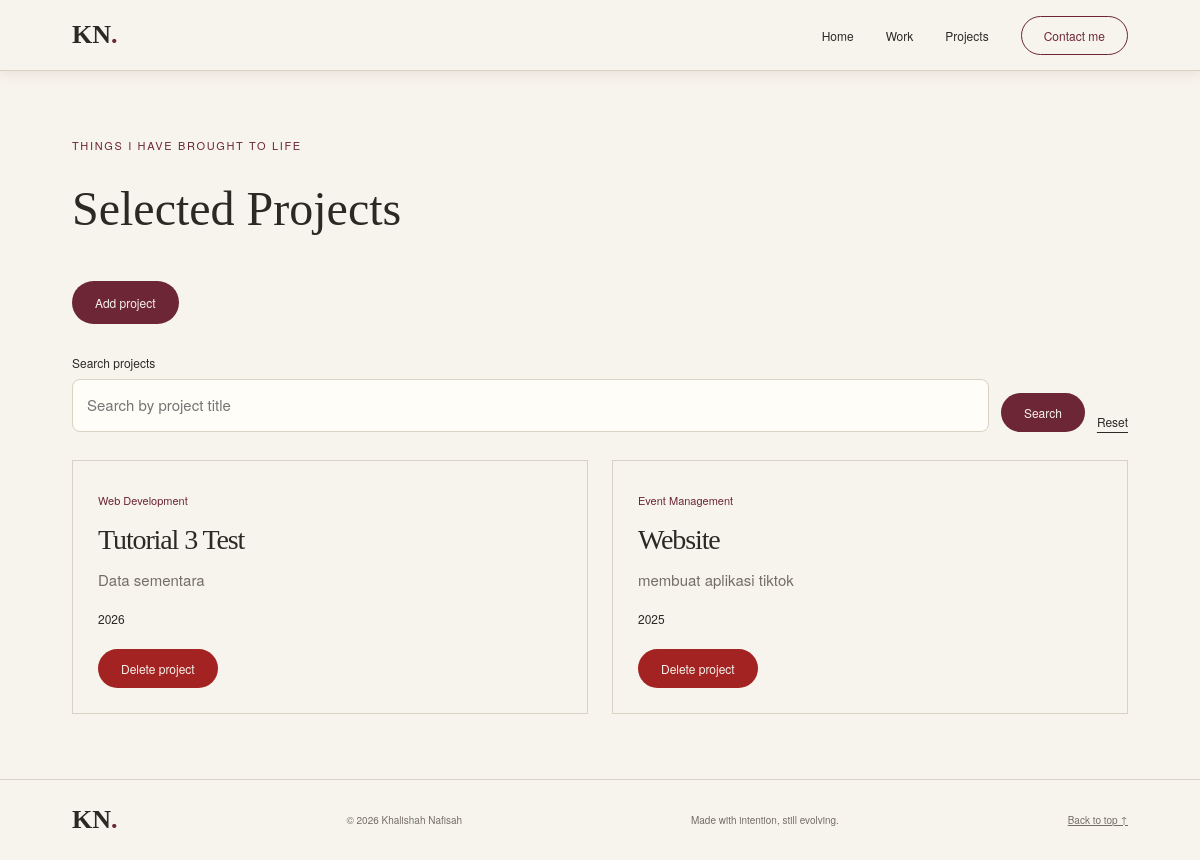
The page /projects/ on the database as committed earlier.
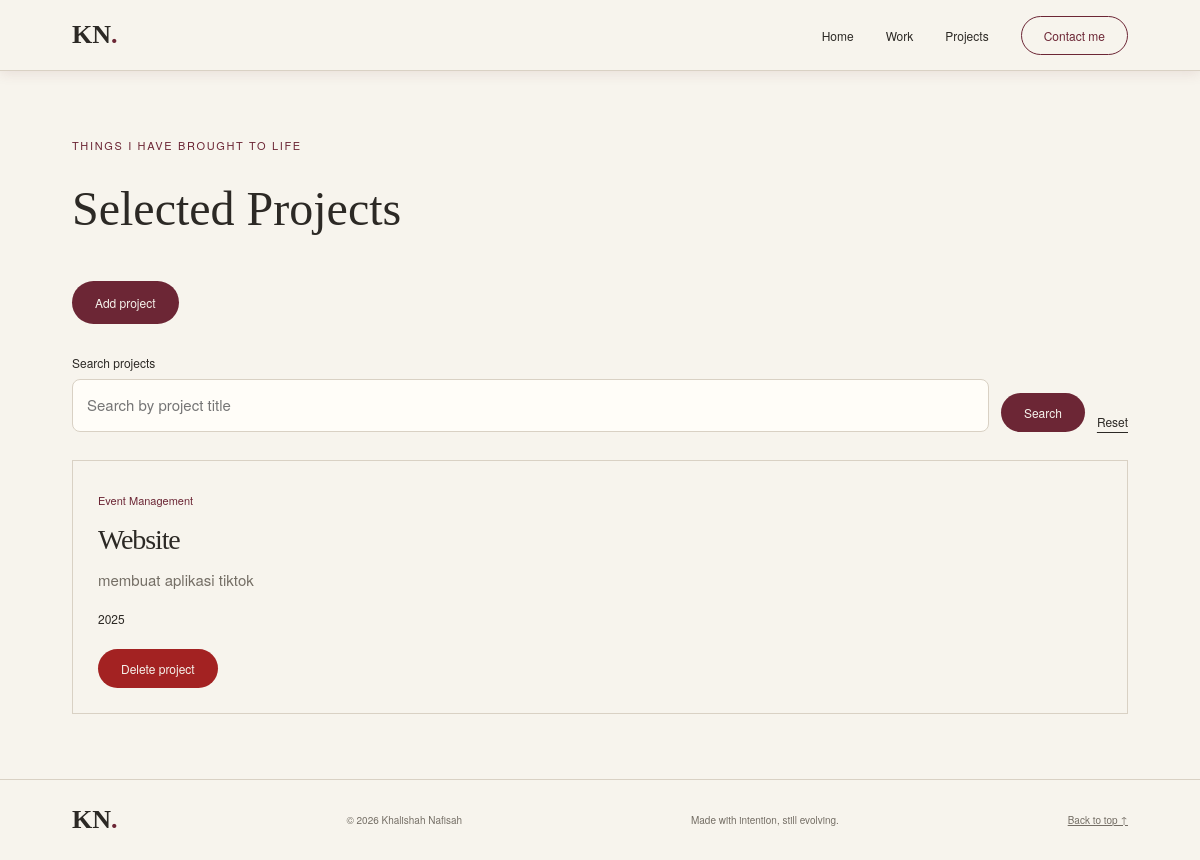
The same page on the database as committed later.
### main/models.py (models this page shows, shortened)
class Project(models.Model):
    PROJECT_CATEGORY_CHOICES = [
        ("event", "Event Management"),
        ("marketing", "Marketing & Communications"),
        ("creative", "Creative Production"),
        ("web", "Web Development"),
    ]
    id = models.UUIDField(
        primary_key=True,
        default=uuid.uuid4,
        editable=False,
    )
    title = models.CharField(max_length=255)
    description = models.TextField()
    category = models.CharField(
        max_length=20,
        choices=PROJECT_CATEGORY_CHOICES,
        default="event",
    )
    year = models.PositiveIntegerField()
    project_url = models.URLField(blank=True, default="")
    project_image_url = models.URLField(
        max_length=500,
        blank=True,
        default="",
    )

### main/views.py (the view)
# urls.py: path("projects/", show_projects, name="show_projects"),
def show_projects(request):
    response = get_projects_json(request)
    project_list = [
        item.object
        for item in serializers.deserialize(
            "json",
            response.content.decode("utf-8"),
        )
    ]
    return render(
        request,
        "projects.html",
        {
            "logo": "KN",
            "name": "Khalishah",
            "project_list": project_list,
            "title_query": request.GET.get("title", "").strip(),
        },
    )

### main/views.py (called while the page is built)
def get_projects_json(request):
    query = request.GET.get("title", "").strip()
    queryset = Project.objects.order_by("-year", "title")
    if query:
        queryset = queryset.filter(title__icontains=query)
    return HttpResponse(
        serializers.serialize("json", queryset),
        content_type="application/json",
    )

### templates/projects.html (shortened to what this page needs)
{% extends "base.html" %}
{% block content %}
<main>
    <section class="experience-section" id="projects">
        <div class="container">
            <p class="section-kicker">Things I have brought to life</p>
            <h1>Selected Projects</h1>
            <div class="portfolio-actions">
                <a class="button" href="{% url 'main:create_project' %}">
                    Add project
                </a>
            </div>
            <form method="get"
                action="{% url 'main:show_projects' %}"
                class="project-search">
                <label class="project-search-field">
                    <span>Search projects</span>
                    <input type="search"
                        name="title"
                        value="{{ title_query }}"
                        placeholder="Search by project title">
                </label>
                <button type="submit" class="button">Search</button>
                <a class="text-link" href="{% url 'main:show_projects' %}">
                    Reset
                </a>
            </form>
            <div class="experience-grid">
                {% for project in project_list %}
                    <article class="experience-card">
                        <span class="experience-category">
                            {{ project.get_category_display }}
                        </span>
                        <h2>{{ project.title }}</h2>
                        <p class="experience-description">
                            {{ project.description }}
                        </p>
                        <p class="experience-status">
                            {{ project.year }}
                        </p>
                    <div class="portfolio-actions">
                        {% include "components/project_delete_modal.html" with project=project %}
                    </div>
                </article>
                {% empty %}
                    {% if title_query %}
                        <p class="empty-state">No matching projects found.</p>
                    {% else %}
                        <p class="empty-state">No projects have been added yet.</p>
                    {% endif %}
                {% endfor %}
            </div>
        </div>
    </section>
</main>
{% endblock content %}

### templates/base.html (shortened to what this page needs)
{% load static %}
<!DOCTYPE html>
<html lang="en">
<head>
    <link rel="stylesheet" href="{% static 'css/style.css' %}">
</head>
<body>
    {% include "includes/header.html" %}
    {% block content %}
    {% endblock content %}
    <footer class="site-footer">
        <div class="container footer-inner">
            <a class="brand" href="{% url 'main:show_main' %}">
                KN<span>.</span>
            </a>
            <p>© 2026 Khalishah Nafisah</p>
            <span>Made with intention, still evolving.</span>
            <a href="#main">Back to top ↑</a>
        </div>
    </footer>
</body>
</html>

### templates/includes/header.html
<header class="site-header">
    <div class="container">
        <a href="{% url 'main:show_main' %}" class="brand" aria-label="Khalishah Nafisah homepage">KN<span>.</span></a>
        <nav aria-label="Main navigation">
            <a href="{% url 'main:show_main' %}">Home</a>
            <a href="{% url 'main:show_experience' %}">Work</a>
            <a href="{% url 'main:show_projects' %}">Projects</a>
            <a class="nav-contact" href="{% if request.resolver_match.url_name == 'show_main' %}#contact{% else %}{% url 'main:show_main' %}#contact{% endif %}">Contact me</a>
        </nav>
    </div>
</header>

### templates/components/project_delete_modal.html (shortened to what this page needs)
<button type="button"
        class="button button-danger"
        popovertarget="confirm-delete-{{ project.id }}">
    Delete project
</button>

### static/css/style.css (style rules this page uses)
:root { --paper: #f7f4ed; --section-tint: #eeeadf; --ink: #2c2925; --burgundy: #6c2635; --muted: #746e65; --line: #d9d1c4; --serif: Georgia, 'Times New Roman', serif; --sans: 'Helvetica Neue', Arial, sans-serif; --width: 1160px; }
* { box-sizing: border-box; margin: 0; padding: 0; }
html { scroll-behavior: smooth; scroll-padding-top: 105px; }
body { background: var(--paper); color: var(--ink); font: 15px/1.75 var(--sans); }
a { color: inherit; }
.container { width: 88%; max-width: var(--width); margin-inline: auto; }
h1, h2, h3 { font-family: var(--serif); font-weight: 400; }
h2 { font-size: clamp(34px, 4vw, 52px); line-height: 1.12; letter-spacing: -.04em; }
p { text-wrap: pretty; }
.site-header { position: sticky; top: 0; z-index: 20; background: var(--paper); border-bottom: 1px solid var(--line); box-shadow: 0 3px 12px #6c26351a; }
.site-header .container { display: flex; align-items: center; justify-content: space-between; min-height: 70px; gap: 24px; }
.brand { font: 700 26px var(--serif); text-decoration: none; }
.brand span { color: var(--burgundy); }
.site-header nav { display: flex; align-items: center; gap: 32px; }
.site-header nav a { font-size: 12px; text-decoration: none; }
.site-header nav .nav-contact { padding: 8px 22px; border: 1px solid var(--burgundy); border-radius: 30px; color: var(--burgundy); }
.button, .social-link { display: inline-flex; gap: 25px; align-items: center; background: var(--burgundy); color: var(--paper); padding: 11px 23px; border-radius: 30px; font-size: 12px; text-decoration: none; }
.text-link { font-size: 12px; text-underline-offset: 5px; }
.site-footer { border-top: 1px solid var(--line); padding-block: 25px; }
.footer-inner { display: flex; justify-content: space-between; align-items: center; gap: 20px; }
.footer-inner p, .footer-inner > span, .footer-inner > a:last-child { font-size: 10px; color: var(--muted); }
.experience-section { padding-block: 65px; min-height: 75vh; }
.section-kicker { color: var(--burgundy); font-size: 11px; letter-spacing: .15em; text-transform: uppercase; }
.experience-section h1 { font-size: 48px; margin: 12px 0 30px; }
.experience-grid { display: grid; grid-template-columns: repeat(auto-fit, minmax(min(100%, 260px), 1fr)); gap: 24px; }
.experience-card { padding: 25px; border: 1px solid var(--line); }
.experience-category { font-size: 11px; color: var(--burgundy); }
.experience-card h2 { font-size: 28px; margin-block: 12px; }
.experience-description, .empty-state { color: var(--muted); }
.experience-status { margin-block: 15px; font-size: 12px; }
.portfolio-field input, .portfolio-field textarea, .portfolio-field select, .project-search input { width: 100%; padding: 12px 14px; border: 1px solid var(--line); border-radius: 8px; background: #fffdf8; color: var(--ink); font: inherit; }
.portfolio-actions { display: flex; flex-wrap: wrap; align-items: center; gap: 12px; margin-top: 20px; }
button.button { border: 0; cursor: pointer; font-family: inherit; }
.project-search { display: flex; align-items: flex-end; flex-wrap: wrap; gap: 12px; margin-block: 28px; }
.project-search-field { flex: 1 1 240px; }
.project-search-field span { display: block; margin-bottom: 6px; font-size: 12px; }
.button-danger { background: #a32222; }

Rows that differ between the two databases and show on the page:
removed Project: category "Web Development", title "Tutorial 3 Test", description "Data sementara", year "2026"
